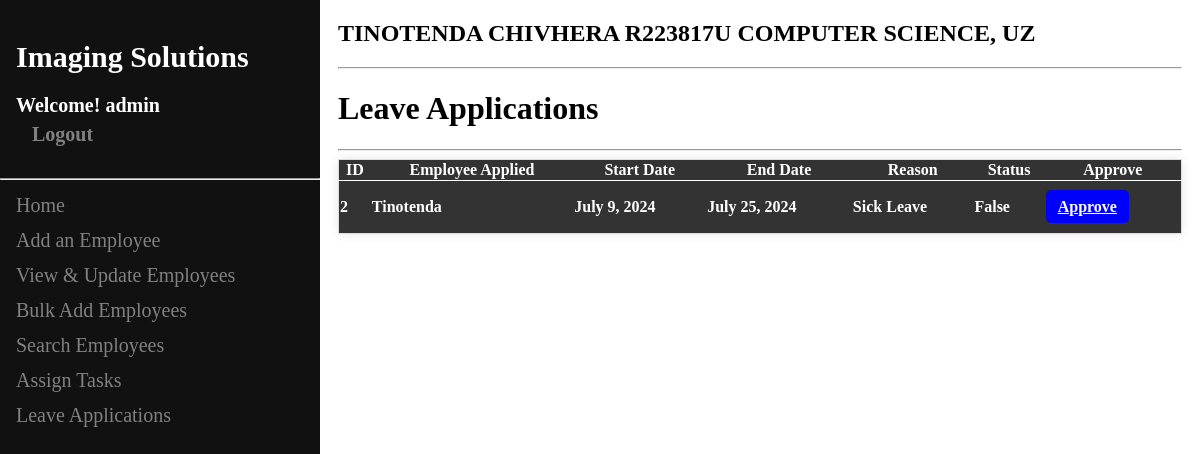
The app's page /approve_leave (signed in) with its own data.
### ems/models.py (models this page shows, shortened)
class User(AbstractUser):
    phone = models.IntegerField(default=0, null=True, blank=True)
    dept = models.ForeignKey(Department, on_delete=models.CASCADE,related_name="dept", default=1)
    role = models.ForeignKey(Role, on_delete=models.CASCADE,related_name="role", default=1)
    hours_worked = models.IntegerField(default=0, null=True, blank=True)

class Leave(models.Model):
    user = models.ForeignKey(User, on_delete=models.CASCADE)
    start = models.DateField()
    end = models.DateField()
    reason = models.TextField()
    approved = models.BooleanField(default=False)

### ems/views.py (the view)
# urls.py: path('approve_leave',views.approve_leave , name = 'approve_leave'),
def approve_leave(request):
    queryset = Leave.objects.filter(approved = False)
    context = {"applications": queryset}
    if request.method == "GET":
        return render(request, "leave_applications.html", context)

### ems/templates/leave_applications.html (shortened to what this page needs)
{% extends 'super_base.html' %}
{% block content %}
    <div class="container-fluid">
        <h1>Leave Applications</h1>
        <hr>
        <table class="table">
            <thead>
                <tr>
                <th scope="col">ID</th>
                <th scope="col">Employee Applied</th>
                <th scope="col">Start Date</th>
                <th scope="col">End Date</th>
                <th scope="col">Reason</th>
                <th scope="col">Status</th>
                <th scope="col">Approve</th>
                </tr>
            </thead>
            {%for application in applications%}
            <tbody>
                <tr>
                <td>{{application.id}}</td>
                <td>{{application.user.first_name}}</td>
                <td>{{application.start}}</td>
                <td>{{application.end}}</td>
                <td>{{application.reason}}</td>
                <td>{{application.approved}}</td>
                <td>
                    <p>{{ object.name }} <a href="{% url 'approve_leave_id' application.id %}" class="view-btn">Approve</a></p>
                </td>
                </tr>
            </tbody>
            {% endfor %}
        </table>
    </div>
{% endblock %}

### ems/templates/super_base.html (shortened to what this page needs)
<!DOCTYPE html>
<html lang="en">
<head>
</head>
<body>
<div class="sidenav">
    <h1 class="headi">Imaging Solutions</h1>
    {% if request.user.is_authenticated %}
    <h3 class="headi2">Welcome! {{ request.user.username }} <a href="{% url 'logout' %}">Logout</a></h3>
    {% endif %}
    <hr class="">
    <a href="/">Home</a>
    {% if request.user.is_authenticated %}
    <a class="nav-menu" href="{% url 'add_user' %}" role="button">Add an Employee</a>
    <a class="nav-menu" href="{% url 'all_user' %}" role="button">View & Update Employees</a>
    <a class="nav-menu" href="{% url 'bulk_upload' %}" role="button">Bulk Add Employees</a>
    <a class="nav-menu" href="{% url 'filter_user' %}" role="button">Search Employees</a>
    <a class="nav-menu" href="{% url 'assign_task' %}" role="button">Assign Tasks</a>
    <a class="nav-menu" href="{% url 'approve_leave' %}" role="button">Leave Applications</a>
    {% else %}
    <a href="{% url 'login' %}">Login</a>
    {% endif %}
</div>
<div class="main">
    <div class="">
        <div class="">
            <h2 class="">TINOTENDA CHIVHERA R223817U COMPUTER SCIENCE, UZ</h2>
            <hr class="">
            {% block content %}
            {% endblock %}
        </div>
    </div>
</div>
</body>
</html>

### ems/templates/super_base.html (style rules this page uses)
.sidenav { height: 100%; width: 320px; position: fixed; z-index: 1; top: 0; left: 0; background-color: #111; overflow-x: hidden; padding-top: 20px; }
.sidenav a { padding: 6px 8px 6px 16px; text-decoration: none; font-size: 20px; color: #818181; display: block; }
.headi { padding: 0px 4px 0px 16px; text-decoration: none; font-size: 30px; color: #fff; display: block; }
.headi2 { padding: 0px 0px 6px 16px; text-decoration: none; font-size: 20px; color: #fff; display: block; }
.main { margin-left: 320px; padding: 0px 10px; }
table { border-collapse: collapse; width: 100%; font-size: 16px; border: 1px solid #ddd; box-shadow: 0 0 10px rgba(0,0,0,0.1); }
th, td { background-color: #333; color: #fff; font-weight: bold; }
td { border-top: 1px solid #fff; }
.update-btn, .delete-btn, .view-btn, .vieww-btn { padding: 8px 12px; border: none; border-radius: 5px; cursor: pointer; }
.view-btn { background-color: blue; color: #fff; }
tbody tr:nth-child(odd) { background-color: #fff; }

### records on screen
User: user.username "admin"
Leave: id "2", user.first_name "Tinotenda", start "July 9, 2024", end "July 25, 2024", reason "Sick Leave", approved "False"
